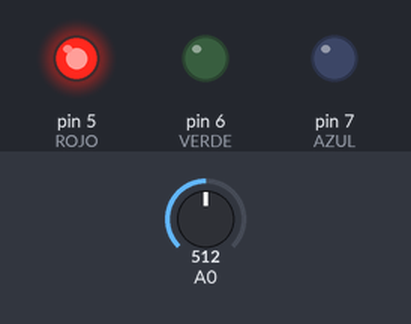
The sketch below on a simulated Arduino Uno, built with avr-gcc and run on an emulated ATmega328P. On the bench: output pins drawn as LEDs (lit = HIGH). Dashed ring = blinking. The test bench sets the inputs (shaded band); at power-on: A0 = 512.

Above: at 1.3 s.
1.4 s: A0 set to 122
At 1.75 s:
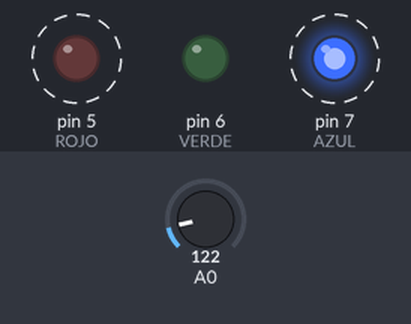
4.5 s: A0 set to 306
At 5.47 s:
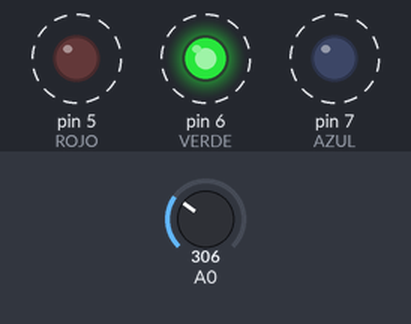
Timing chart, 0 to 13.6 s (numbered marks = the images above; inputs shaded):
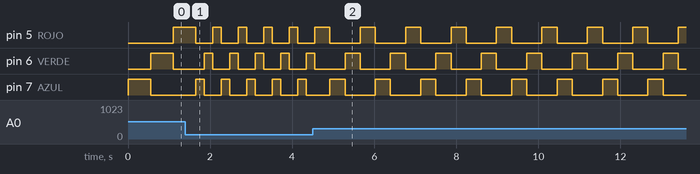

The sketch:

practica5.ino
```cpp
#define ROJO 5
#define VERDE 6
#define AZUL 7

int pot;

// the setup function runs once when you press reset or power the board
void setup() {
  pinMode(ROJO, OUTPUT); // Red
  pinMode(VERDE, OUTPUT); // Green
  pinMode(AZUL, OUTPUT); // Blue

}

// the loop function runs over and over again forever
void loop() {
  pot = map(analogRead(8), 0, 1023, 100, 1000);
  color1();
  pot = map(analogRead(8), 0, 1023, 100, 1000);
  color2();
  pot = map(analogRead(8), 0, 1023, 100, 1000);
  color3();
}

void color1() { // AZUL
  digitalWrite(AZUL, HIGH);
  delay(pot);
  digitalWrite(AZUL, LOW);
}

void color2() { // VERDE
  digitalWrite(VERDE, HIGH);
  delay(pot);
  digitalWrite(VERDE, LOW);
}

void color3() { // ROJO
  digitalWrite(ROJO, HIGH);
  delay(pot);
  digitalWrite(ROJO, LOW);
}
```

Measured:
- after the input at 1.4 s, pin 5 (ROJO): alternates HIGH for 0.21 s and LOW for 0.41 s, starting after 0.67 s; pin 6 (VERDE), pin 7 (AZUL): alternates HIGH for 0.21 s and LOW for 0.41 s, starting after 0.46 s
- after the input at 4.5 s, pin 5 (ROJO), pin 7 (AZUL): alternates HIGH for 0.37 s and LOW for 0.74 s, starting after 0.42 s; pin 6 (VERDE): alternates HIGH for 0.37 s and LOW for 0.74 s, starting after 0.79 s
